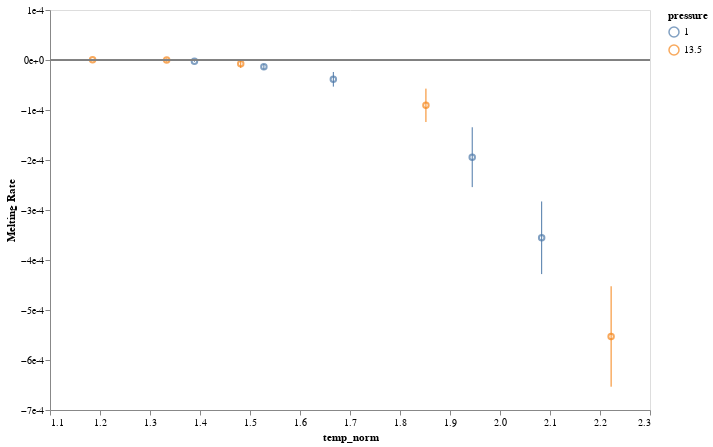

Notebook code cell kept with this figure:
### Code cell
chart = alt.Chart(melt_df.reset_index()).encode(
    x=alt.X("temp_norm", scale=alt.Scale(zero=False)),
    color="pressure:N",
)

chart = (
    chart.mark_point().encode(y=alt.Y("value", title="Melting Rate", axis=alt.Axis(format='e'))) +
    chart.mark_rule().encode(y="error_min", y2="error_max")
)

chart = figures.hline(chart, 0)
chart

### Figure 1 — Vega-Lite specification as saved in the notebook (floating-point values rounded to 4 significant figures)
{"$schema": "https://vega.github.io/schema/vega-lite/v2.6.0.json", "config": {"axis": {"grid": false}, "view": {"height": 400, "width": 600}}, "data": {"name": "data-a9609884e655d9ba41ef5df2730dd920"}, "datasets": {"data-a9609884e655d9ba41ef5df2730dd920": [{"error": 5.687e-07, "error_frac": -0.2438, "error_max": -1.195e-06, "error_min": -3.47e-06, "pressure": 1, "temp_norm": 1.389, "temperature": 0.5, "value": -2.332e-06}, {"error": 2.63e-06, "error_frac": -0.1941, "error_max": -8.292e-06, "error_min": -1.881e-05, "pressure": 1, "temp_norm": 1.528, "temperature": 0.55, "value": -1.355e-05}, {"error": 7.32e-06, "error_frac": -0.1895, "error_max": -2.399e-05, "error_min": -5.327e-05, "pressure": 1, "temp_norm": 1.667, "temperature": 0.6, "value": -3.863e-05}, {"error": 2.993e-05, "error_frac": -0.154, "error_max": -0.0001345, "error_min": -0.0002542, "pressure": 1, "temp_norm": 1.944, "temperature": 0.7, "value": -0.0001944}, {"error": 3.631e-05, "error_frac": -0.1021, "error_max": -0.0002829, "error_min": -0.0004282, "pressure": 1, "temp_norm": 2.083, "temperature": 0.75, "value": -0.0003556}, {"error": 6.896e-07, "error_frac": 1.305, "error_max": 1.908e-06, "error_min": -8.507e-07, "pressure": 13.5, "temp_norm": 1.185, "temperature": 1.6, "value": 5.286e-07}, {"error": 1.621e-06, "error_frac": -13.4, "error_max": 3.121e-06, "error_min": -3.363e-06, "pressure": 13.5, "temp_norm": 1.333, "temperature": 1.8, "value": -1.21e-07}, {"error": 4.08e-06, "error_frac": -0.5301, "error_max": 4.629e-07, "error_min": -1.586e-05, "pressure": 13.5, "temp_norm": 1.481, "temperature": 2, "value": -7.698e-06}, {"error": 1.671e-05, "error_frac": -0.1844, "error_max": -5.722e-05, "error_min": -0.0001241, "pressure": 13.5, "temp_norm": 1.852, "temperature": 2.5, "value": -9.064e-05}, {"error": 5.022e-05, "error_frac": -0.09083, "error_max": -0.0004525, "error_min": -0.0006534, "pressure": 13.5, "temp_norm": 2.222, "temperature": 3, "value": -0.000553}]}, "layer": [{"layer": [{"data": {"name": "data-a9609884e655d9ba41ef5df2730dd920"}, "encoding": {"color": {"field": "pressure", "type": "nominal"}, "x": {"field": "temp_norm", "scale": {"zero": false}, "type": "quantitative"}, "y": {"axis": {"format": "e"}, "field": "value", "title": "Melting Rate", "type": "quantitative"}}, "mark": "point"}, {"data": {"name": "data-a9609884e655d9ba41ef5df2730dd920"}, "encoding": {"color": {"field": "pressure", "type": "nominal"}, "x": {"field": "temp_norm", "scale": {"zero": false}, "type": "quantitative"}, "y": {"field": "error_min", "type": "quantitative"}, "y2": {"field": "error_max", "type": "quantitative"}}, "mark": "rule"}]}, {"encoding": {"y": {"field": "val", "type": "quantitative"}}, "mark": {"color": "grey", "type": "rule"}}], "transform": [{"as": "val", "calculate": "0"}]}
